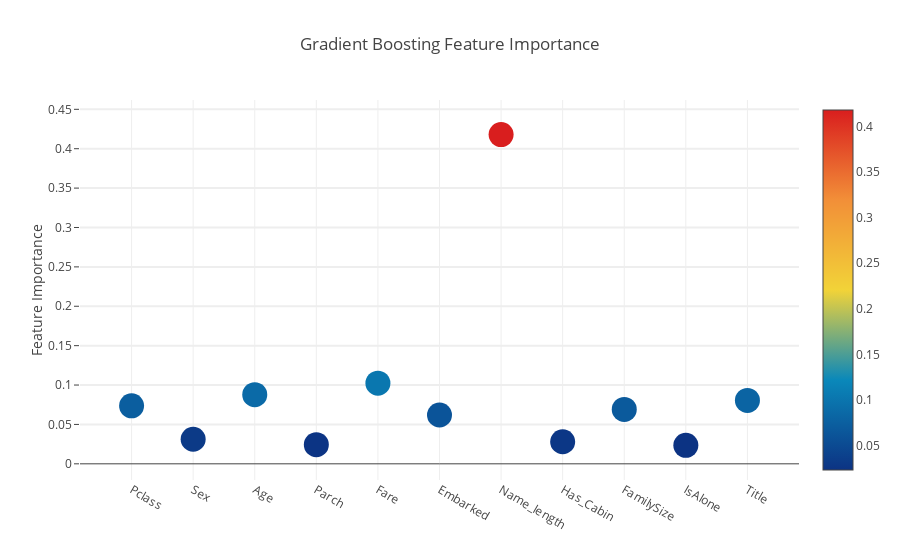

Write notebook code for a chart like this one.
### Code cell
# Scatter plot 
trace = go.Scatter(
    y = feature_dataframe['Gradient Boost feature importances'].values,
    x = feature_dataframe['features'].values,
    mode='markers',
    marker=dict(
        sizemode = 'diameter',
        sizeref = 1,
        size = 25,
#       size= feature_dataframe['AdaBoost feature importances'].values,
        #color = np.random.randn(500), #set color equal to a variable
        color = feature_dataframe['Gradient Boost feature importances'].values,
        colorscale='Portland',
        showscale=True
    ),
    text = feature_dataframe['features'].values
)
data = [trace]



layout= go.Layout(
    autosize= True,
    title= 'Gradient Boosting Feature Importance',
    hovermode= 'closest',
#     xaxis= dict(
#         title= 'Pop',
#         ticklen= 5,
#         zeroline= False,
#         gridwidth= 2,
#     ),
    yaxis=dict(
        title= 'Feature Importance',
        ticklen= 5,
        gridwidth= 2
    ),
    showlegend= False
)

fig = go.Figure(data=data, layout=layout)
py.iplot(fig,filename='scatter2010')

### Figure 1 — Plotly figure (JSON) as saved in the notebook; plotly's stock layout.template omitted (floating-point values rounded to 4 significant figures)
{"data": [{"marker": {"color": [0.07362, 0.03116, 0.08774, 0.02435, 0.1023, 0.06199, 0.4179, 0.02799, 0.06902, 0.02341, 0.0805], "colorscale": "Portland", "showscale": true, "size": 25, "sizemode": "diameter", "sizeref": 1}, "mode": "markers", "text": ["Pclass", "Sex", "Age", "Parch", "Fare", "Embarked", "Name_length", "Has_Cabin", "FamilySize", "IsAlone", "Title"], "type": "scatter", "x": ["Pclass", "Sex", "Age", "Parch", "Fare", "Embarked", "Name_length", "Has_Cabin", "FamilySize", "IsAlone", "Title"], "y": [0.07362, 0.03116, 0.08774, 0.02435, 0.1023, 0.06199, 0.4179, 0.02799, 0.06902, 0.02341, 0.0805]}], "layout": {"autosize": true, "hovermode": "closest", "showlegend": false, "title": "Gradient Boosting Feature Importance", "yaxis": {"gridwidth": 2, "ticklen": 5, "title": "Feature Importance"}}}
